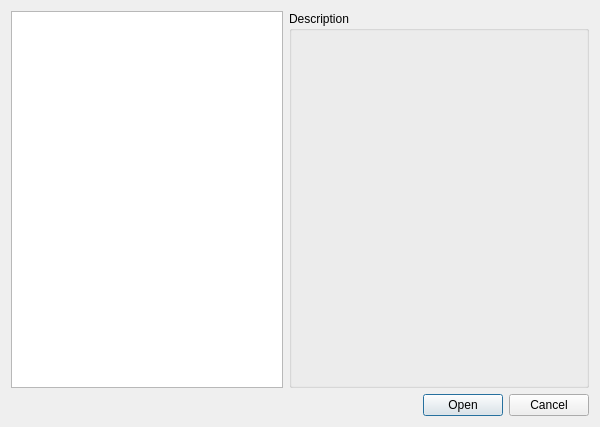
<?xml version="1.0" encoding="UTF-8"?>
<ui version="4.0">
 <class>OperatorSelection</class>
 <widget class="QDialog" name="OperatorSelection">
  <property name="geometry">
   <rect>
    <x>0</x>
    <y>0</y>
    <width>600</width>
    <height>427</height>
   </rect>
  </property>
  <property name="sizePolicy">
   <sizepolicy hsizetype="MinimumExpanding" vsizetype="Preferred">
    <horstretch>0</horstretch>
    <verstretch>0</verstretch>
   </sizepolicy>
  </property>
  <property name="minimumSize">
   <size>
    <width>600</width>
    <height>0</height>
   </size>
  </property>
  <property name="windowTitle">
   <string>MainWindow</string>
  </property>
  <layout class="QVBoxLayout" name="verticalLayout">
   <item>
    <layout class="QHBoxLayout" name="horizontalLayout">
     <item>
      <widget class="QListWidget" name="listOperators">
       <property name="font">
        <font>
         <family>Consolas</family>
         <pointsize>12</pointsize>
        </font>
       </property>
       <property name="focusPolicy">
        <enum>Qt::NoFocus</enum>
       </property>
       <property name="autoScroll">
        <bool>false</bool>
       </property>
       <property name="autoScrollMargin">
        <number>1</number>
       </property>
       <property name="editTriggers">
        <set>QAbstractItemView::CurrentChanged|QAbstractItemView::DoubleClicked|QAbstractItemView::EditKeyPressed|QAbstractItemView::SelectedClicked</set>
       </property>
       <property name="showDropIndicator" stdset="0">
        <bool>false</bool>
       </property>
       <property name="iconSize">
        <size>
         <width>250</width>
         <height>150</height>
        </size>
       </property>
       <property name="verticalScrollMode">
        <enum>QAbstractItemView::ScrollPerPixel</enum>
       </property>
       <property name="horizontalScrollMode">
        <enum>QAbstractItemView::ScrollPerPixel</enum>
       </property>
       <property name="movement">
        <enum>QListView::Static</enum>
       </property>
       <property name="resizeMode">
        <enum>QListView::Adjust</enum>
       </property>
       <property name="spacing">
        <number>5</number>
       </property>
       <property name="gridSize">
        <size>
         <width>255</width>
         <height>200</height>
        </size>
       </property>
       <property name="viewMode">
        <enum>QListView::IconMode</enum>
       </property>
       <property name="modelColumn">
        <number>0</number>
       </property>
      </widget>
     </item>
     <item>
      <widget class="QGroupBox" name="webBox">
       <property name="minimumSize">
        <size>
         <width>300</width>
         <height>0</height>
        </size>
       </property>
       <property name="maximumSize">
        <size>
         <width>300</width>
         <height>16777215</height>
        </size>
       </property>
       <property name="layoutDirection">
        <enum>Qt::LeftToRight</enum>
       </property>
       <property name="title">
        <string>Description</string>
       </property>
       <layout class="QHBoxLayout" name="horizontalLayout_3">
        <item>
         <layout class="QHBoxLayout" name="horizontalLayout_2"/>
        </item>
       </layout>
      </widget>
     </item>
    </layout>
   </item>
   <item>
    <widget class="QDialogButtonBox" name="cmdButtons">
     <property name="orientation">
      <enum>Qt::Horizontal</enum>
     </property>
     <property name="standardButtons">
      <set>QDialogButtonBox::Cancel|QDialogButtonBox::Open</set>
     </property>
    </widget>
   </item>
  </layout>
 </widget>
 <resources/>
 <connections/>
</ui>
